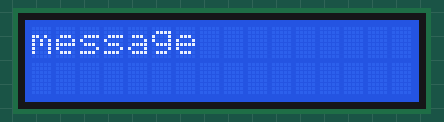
This sketch was run on a simulated Arduino Uno, built with avr-gcc and run on an emulated ATmega328P. Shown: 16×2 character LCD.

Above: at 0.1 s.
At 0.6 s:
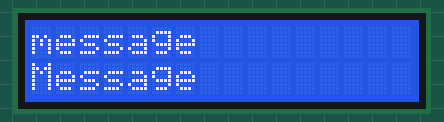

Measured:
- what the display in image 0 shows lasts 0.5 s, from 0.1 s to 0.6 s
- what the display in image 1 shows lasts 0.5 s, from 0.6 s to 1.1 s

The sketch:

LCD-Simple.ino
```cpp
#include <LiquidCrystal.h>

LiquidCrystal lcd (12,11,5,4,3,2);
// Sans boucle
void setup(){
  // lcd.begin(16,2);
  // lcd.setCursor(0, 0); // Line 1
  // lcd.print("message");
  // lcd.setCursor(0, 1); // Line 2
  // lcd.print("Message");
}

// Avec boucle
void loop(){
  lcd.begin(16,2);
  lcd.setCursor(0, 0);
  lcd.print("message");
  delay(500);
  lcd.setCursor(0, 1);
  lcd.print("Message");
  delay(500);
}
```
